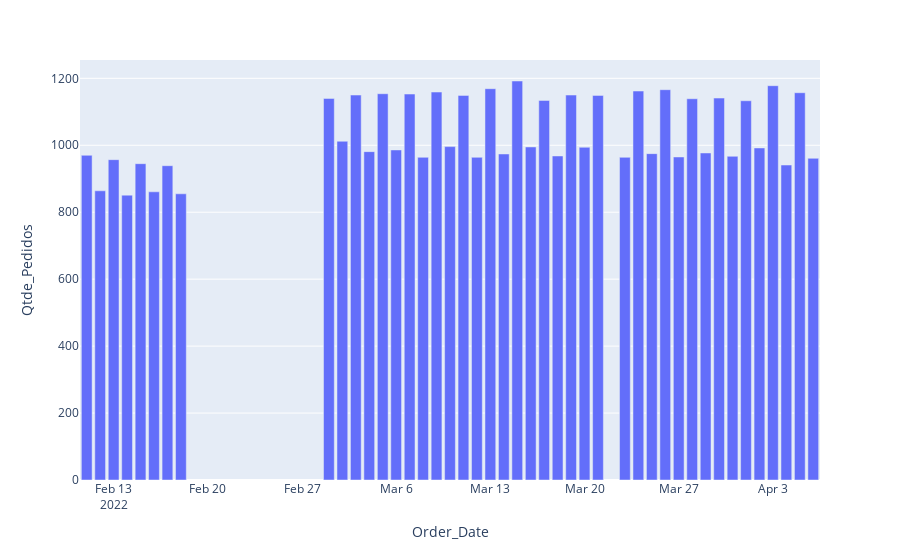

The cell this chart's notebook holds for it:
### Code cell
pedidos_dia_df = df.groupby("Order_Date").agg({"ID":"count"}).reset_index().rename(columns={"ID":"Qtde_Pedidos"})
pedidos_dia_df["Order_Date"] = pd.to_datetime(pedidos_dia_df["Order_Date"], format="%d-%m-%Y")


px.bar(data_frame=pedidos_dia_df, x="Order_Date", y="Qtde_Pedidos")

### Figure 1 — Plotly figure (JSON) as saved in the notebook; plotly's stock layout.template omitted (floating-point values rounded to 4 significant figures)
{"data": [{"alignmentgroup": "True", "hovertemplate": "Order_Date=%{x}<br>Qtde_Pedidos=%{y}<extra></extra>", "legendgroup": "", "marker": {"color": "#636efa", "pattern": {"shape": ""}}, "name": "", "offsetgroup": "", "orientation": "v", "showlegend": false, "textposition": "auto", "type": "bar", "x": ["2022-03-01T00:00:00", "2022-04-01T00:00:00", "2022-03-02T00:00:00", "2022-04-02T00:00:00", "2022-03-03T00:00:00", "2022-04-03T00:00:00", "2022-03-04T00:00:00", "2022-04-04T00:00:00", "2022-03-05T00:00:00", "2022-04-05T00:00:00", "2022-03-06T00:00:00", "2022-04-06T00:00:00", "2022-03-07T00:00:00", "2022-03-08T00:00:00", "2022-03-09T00:00:00", "2022-03-10T00:00:00", "2022-02-11T00:00:00", "2022-03-11T00:00:00", "2022-02-12T00:00:00", "2022-03-12T00:00:00", "2022-02-13T00:00:00", "2022-03-13T00:00:00", "2022-02-14T00:00:00", "2022-03-14T00:00:00", "2022-02-15T00:00:00", "2022-03-15T00:00:00", "2022-02-16T00:00:00", "2022-03-16T00:00:00", "2022-02-17T00:00:00", "2022-03-17T00:00:00", "2022-02-18T00:00:00", "2022-03-18T00:00:00", "2022-03-19T00:00:00", "2022-03-20T00:00:00", "2022-03-21T00:00:00", "2022-03-23T00:00:00", "2022-03-24T00:00:00", "2022-03-25T00:00:00", "2022-03-26T00:00:00", "2022-03-27T00:00:00", "2022-03-28T00:00:00", "2022-03-29T00:00:00", "2022-03-30T00:00:00", "2022-03-31T00:00:00"], "xaxis": "x", "y": [1140, 1133, 1012, 992, 1150, 1178, 981, 941, 1154, 1157, 986, 961, 1153, 964, 1159, 996, 970, 1149, 864, 964, 957, 1169, 851, 974, 945, 1192, 861, 995, 939, 1134, 855, 968, 1150, 994, 1149, 964, 1162, 975, 1166, 965, 1139, 977, 1141, 967], "yaxis": "y"}], "layout": {"barmode": "relative", "legend": {"tracegroupgap": 0}, "margin": {"t": 60}, "xaxis": {"anchor": "y", "domain": [0, 1], "title": {"text": "Order_Date"}}, "yaxis": {"anchor": "x", "domain": [0, 1], "title": {"text": "Qtde_Pedidos"}}}}
